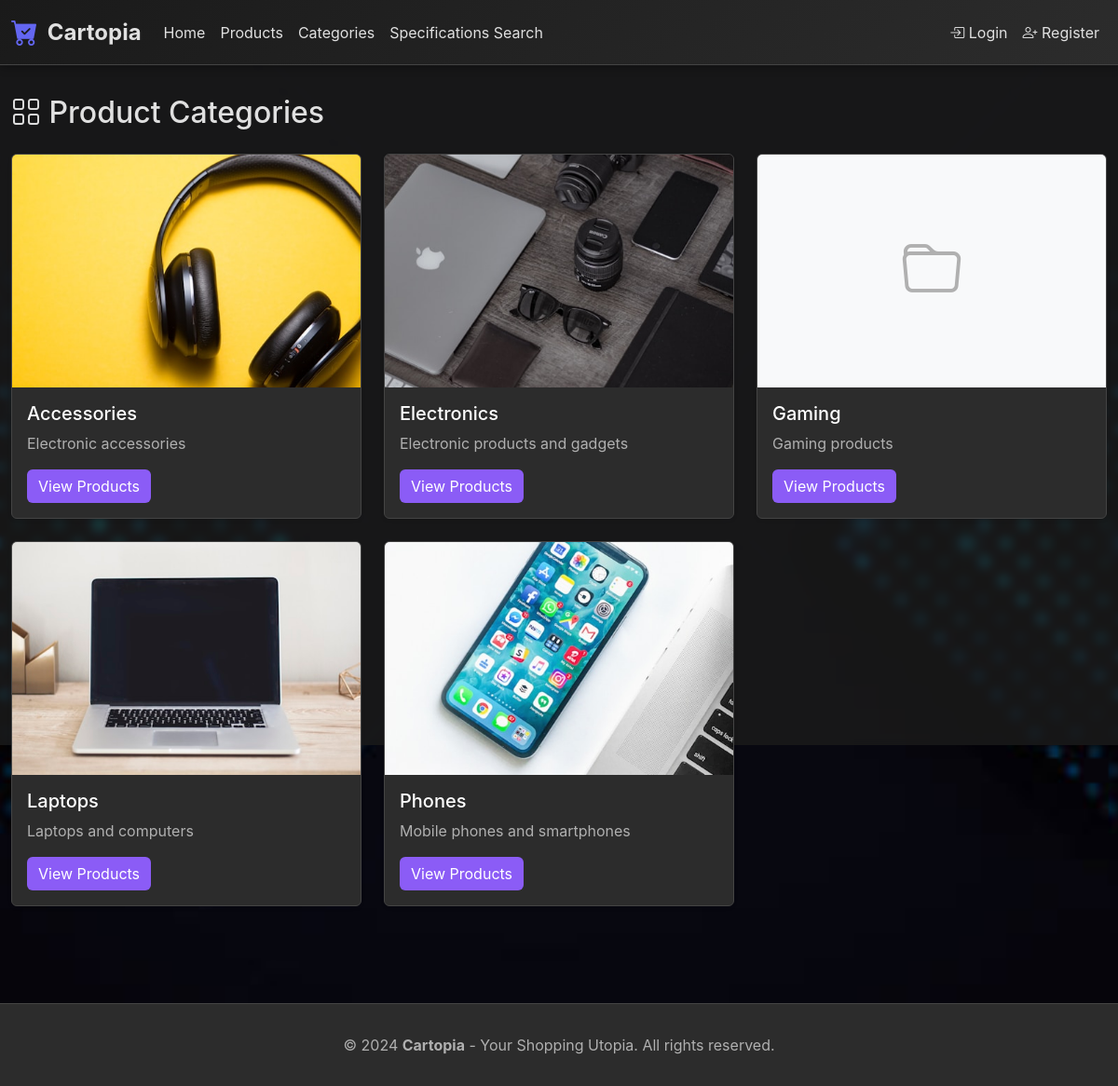
The page /categories/ on the database as committed earlier.
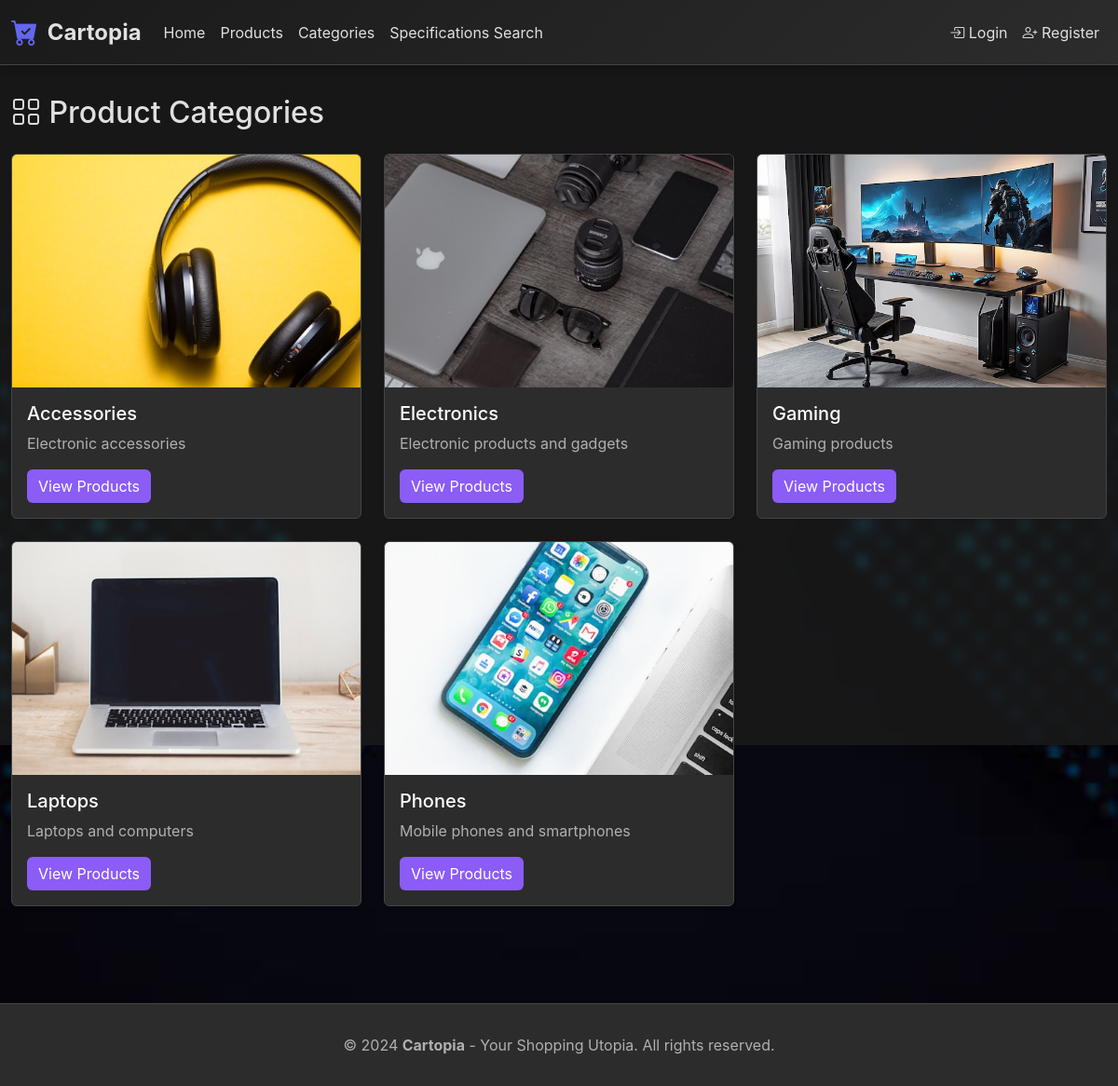
The same page on the database as committed later.
### shop/models.py (models this page shows, shortened)
class Category(models.Model):
    name = models.CharField(max_length=100, verbose_name="Name")
    slug = models.SlugField(unique=True, verbose_name="Slug")
    description = models.TextField(blank=True, verbose_name="Description")
    image = models.ImageField(upload_to='categories/', blank=True, null=True, verbose_name="Image")
    class Meta:
        verbose_name = "Category"
        verbose_name_plural = "Categories"
        ordering = ['name']

### shop/views.py (the view)
# urls.py: path('categories/', views.category_list, name='category_list'),
def category_list(request):
    categories = Category.objects.all()
    return render(request, 'shop/category_list.html', {'categories': categories})

### shop/context_processors.py (called while the page is built)
def cart_context(request):
    if request.user.is_authenticated:
        cart_items = Cart.objects.filter(user=request.user)
        cart_count = sum(item.quantity for item in cart_items)
        cart_total = sum(item.get_total_price() for item in cart_items)
    else:
        cart_count = 0
        cart_total = 0
    return {
        'cart_count': cart_count,
        'cart_total': cart_total,
    }

### templates/shop/category_list.html (shortened to what this page needs)
{% extends 'base.html' %}
{% block content %}
<h2 class="mb-4"><i class="bi bi-grid"></i> Product Categories</h2>
<div class="row">
    {% for category in categories %}
    <div class="col-md-4 mb-4">
        <div class="card category-card shadow-sm">
            {% if category.image %}
                <img src="{{ category.image.url }}" class="card-img-top" alt="{{ category.name }}" style="height: 250px; object-fit: cover;">
            {% else %}
                <div class="card-img-top bg-light d-flex align-items-center justify-content-center" style="height: 250px;">
                    <i class="bi bi-folder text-muted" style="font-size: 4rem;"></i>
                </div>
            {% endif %}
            <div class="card-body">
                <h5 class="card-title">{{ category.name }}</h5>
                {% if category.description %}
                    <p class="card-text text-muted">{{ category.description|truncatewords:20 }}</p>
                {% endif %}
                <a href="{% url 'product_list' %}?category={{ category.slug }}" class="btn btn-primary">View Products</a>
            </div>
        </div>
    </div>
    {% empty %}
    <div class="col-12">
        <p class="text-muted">No categories available.</p>
    </div>
    {% endfor %}
</div>
{% endblock %}

### templates/base.html (shortened to what this page needs)
<!DOCTYPE html>
<html lang="en">
<head>
    <link href="https://cdn.jsdelivr.net/npm/bootstrap@5.3.0/dist/css/bootstrap.min.css" rel="stylesheet">
    <link href="https://cdn.jsdelivr.net/npm/bootstrap-icons@1.11.0/font/bootstrap-icons.css" rel="stylesheet">
            background-image: url('{% load static %}{% static "background.jpg" %}');
</head>
<body>
    <nav class="navbar navbar-expand-lg navbar-dark">
        <div class="container">
            <a class="navbar-brand" href="{% url 'home' %}">
                <i class="bi bi-cart-check-fill logo-icon"></i>
                <span>Cartopia</span>
            </a>
            <div class="collapse navbar-collapse" id="navbarNav">
                <ul class="navbar-nav me-auto">
                    <li class="nav-item">
                        <a class="nav-link" href="{% url 'home' %}">Home</a>
                    </li>
                    <li class="nav-item">
                        <a class="nav-link" href="{% url 'product_list' %}">Products</a>
                    </li>
                    <li class="nav-item">
                        <a class="nav-link" href="{% url 'category_list' %}">Categories</a>
                    </li>
                    <li class="nav-item">
                        <a class="nav-link" href="{% url 'specification_search' %}">Specifications Search</a>
                    </li>
                </ul>
                <ul class="navbar-nav">
                    {% if user.is_authenticated %}
                        {% if user.is_staff %}
                            <li class="nav-item">
                                <a class="nav-link" href="{% url 'admin_dashboard' %}">
                                    <i class="bi bi-speedometer2"></i> Dashboard
                                </a>
                            </li>
                        {% else %}
                            <li class="nav-item">
                                <a class="nav-link" href="{% url 'wishlist' %}">
                                    <i class="bi bi-heart"></i> Wishlist
                                </a>
                            </li>
                            <li class="nav-item">
                                <a class="nav-link" href="{% url 'cart' %}">
                                    <i class="bi bi-cart"></i> Cart
                                    {% if cart_count > 0 %}
                                        <span class="badge bg-danger">{{ cart_count }}</span>
                                    {% endif %}
                                </a>
                            </li>
                            <li class="nav-item">
                                <a class="nav-link" href="{% url 'order_list' %}">
                                    <i class="bi bi-box-seam"></i> Orders
                                </a>
                            </li>
                        {% endif %}
                        <li class="nav-item dropdown">
                            <a class="nav-link dropdown-toggle d-flex align-items-center" href="#" role="button" data-bs-toggle="dropdown" aria-expanded="false">
                                {% if user.profile.profile_picture %}
                                    <img src="{{ user.profile.profile_picture.url }}" class="profile-picture me-2" alt="{{ user.username }}">
                                {% else %}
                                    <i class="bi bi-person-circle me-2"></i>
                                {% endif %}
                                {{ user.username }}
                            </a>
                            <ul class="dropdown-menu dropdown-menu-end">
                                <li><a class="dropdown-item" href="{% url 'profile' %}"><i class="bi bi-person"></i> My Profile</a></li>
                                <li><hr class="dropdown-divider"></li>
                                <li><a class="dropdown-item text-danger" href="{% url 'logout' %}"><i class="bi bi-box-arrow-right"></i> Logout</a></li>
                            </ul>
                        </li>
                    {% else %}
                        <li class="nav-item">
                            <a class="nav-link" href="{% url 'login' %}"><i class="bi bi-box-arrow-in-right"></i> Login</a>
                        </li>
                        <li class="nav-item">
                            <a class="nav-link" href="{% url 'register' %}"><i class="bi bi-person-plus"></i> Register</a>
                        </li>
                    {% endif %}
                </ul>
            </div>
        </div>
    </nav>
    <main class="container">
        {% block content %}{% endblock %}
    </main>
    <footer class="mt-5">
        <div class="container text-center">
            <p class="mb-0">&copy; 2024 <strong>Cartopia</strong> - Your Shopping Utopia. All rights reserved.</p>
        </div>
    </footer>
</body>
</html>

Rows that differ between the two databases and show on the page:
changed Category "Gaming": image: picture added
